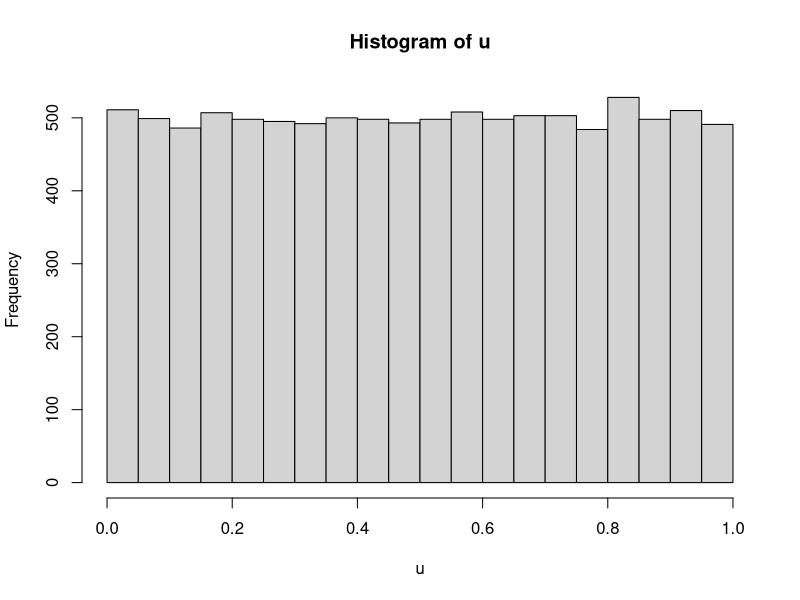
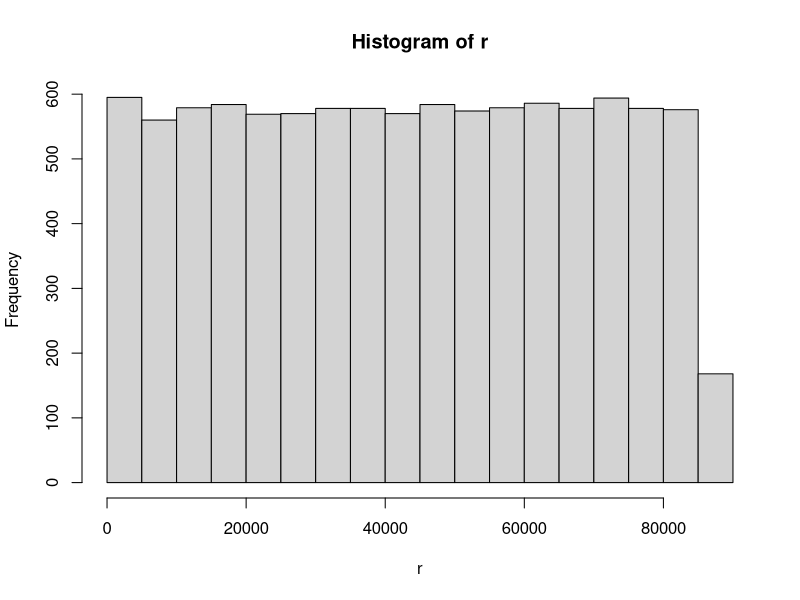
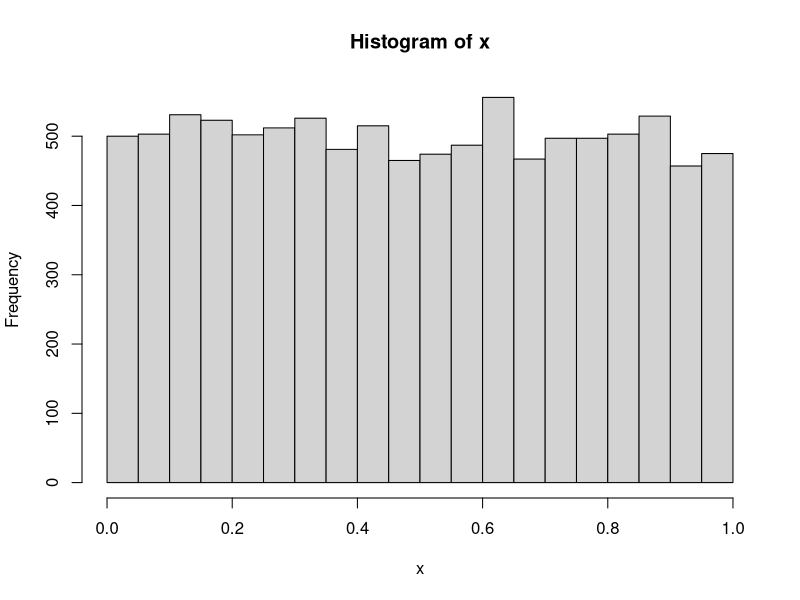
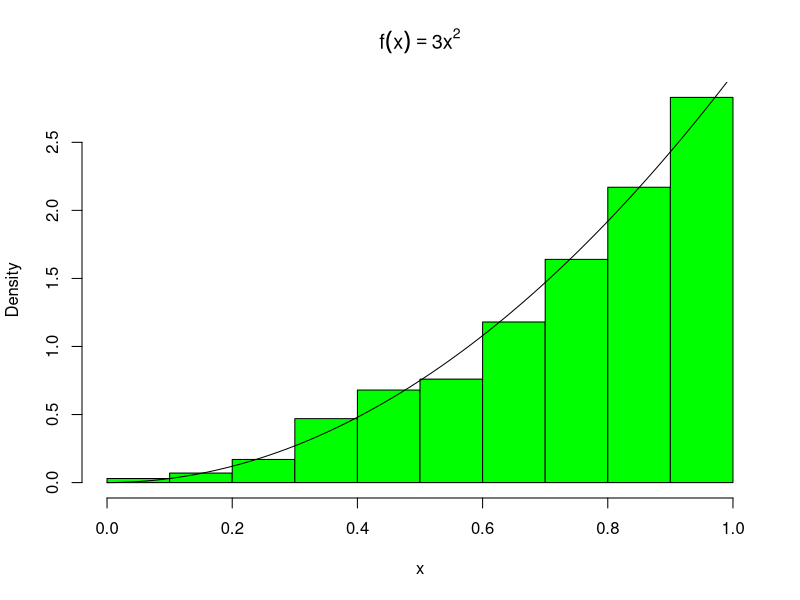

Here is the R script that generated these plots, in order:
# Tahir Muhammad | University of Toronto
# Advanced concepts in R: Stimulation, Inverse Transfomation Method, Monte Carlo Stimulations, and the Apply family of functions. 

####################################
#### Stimulating random numbers ####
####################################
# How does a computer stimulate random numbers?
# Linear Congruential Generators -> uses a mathematical formula, r_i = ar_i + b(mod d)
seed = 1 # Setting seed to be able to replicate: must be positive
a = 5 # the multiplier
b = 3 # shift
d = 16 #modulus
n = 20 # lenght of run
r = numeric(n)
r[1] = seed
for (i in 1:(n-1)){
  r[i+1] = (a*r[i]+b) %% d
}
# r is now an array filled with random numbers 
r
# It is usually good practice to generate numbers over (0,1). 
# Why do we do this? --> Because once you have uniform (0,1), you are able to generate any distribution.
# Make the random generated numbers over (0,1)

# Initialize
a = 1093; b = 18257; d = 86436; seed = 2
m = 10000; r = numeric(m); r[1] = seed
# Generate random numbers using Linear Congruential Generator
for (i in 1:(m-1)){
  r[i+1] = (a*r[i]+b) %% d
}
# Make all numbers between 0,1
u <- (r+0.5)/d
# Plot to see that these are unifomaly distributed! -> Our numbers where random on the interval (0,d), or (0,1) for u. 
hist(u)
hist(r)
# The above holds a powerful result. This is one way the r-uniform distribution can be generated in R, under the hood. 

# To use R's built in commands, we can just do:
x <- runif(n=10000,min=0,max=1)
hist(x)

########################################
#### Inverse Transformation Method ####
########################################
# Given a density function, can generate it's  distribution. 
# How? For Continous Distributions:
#   i) Generate a random variable from U(0,1)
#   ii) Deliver x = Fx^-1 (u) 

# Example: Find the distribution of f(x) = 3x^2, where 0 < x < 1
n = 1000
u <- runif(n,0,1)
x <- u^(1/3)
hist(x, prob=TRUE, main = bquote(f(x) == 3*x^2), col="green")
# Sample
y <- seq(0, 1, .01)
# Density Curve
lines(y, 3*y^2, col="black") 

# Inverse Value Method; Discrete Case: Recursive

# Monte Carlo Stimulation






